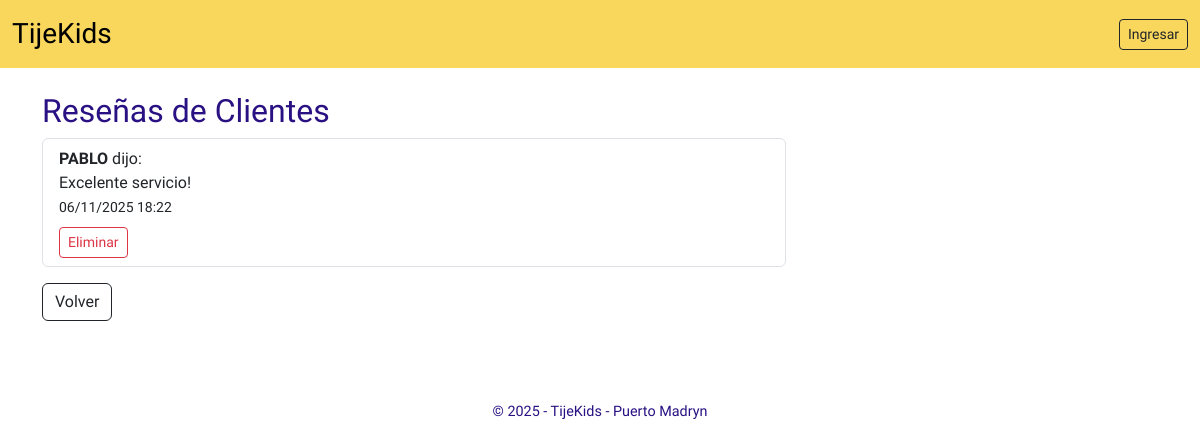
Screenshot of /turnos/ver-resenas/ with the database file from the repository.
### turnos/models.py (models this page shows, shortened)
class Reseña(models.Model):
    turno = models.ForeignKey(Turno, on_delete=models.CASCADE, related_name="reseñas")
    autor = models.CharField(max_length=50)
    texto = models.TextField(max_length=300)
    fecha = models.DateTimeField(auto_now_add=True)
    class Meta:
        ordering = ["-fecha"]

### turnos/views.py (the view)
# urls.py: path("ver-resenas/", views.ver_resenas, name="ver_resenas"),
def ver_resenas(request):
    resenas = Reseña.objects.all()
    return render(request, "turnos/ver_resenas.html", {"resenas": resenas})

### turnos/templates/turnos/ver_resenas.html
{% extends 'base.html' %}
{% block content %}
<h2>Reseñas de Clientes</h2>
<ul class="list-group col-8">
    {% for r in resenas %}
        <li class="list-group-item">
            <strong>{{ r.autor }}</strong> dijo:
            <br>
            {{ r.texto }}
            <br>
            <small>{{ r.fecha|date:"d/m/Y H:i" }}</small>
            <div class="mt-2">
                <a class="btn btn-outline-danger btn-sm"
                   href="{% url 'eliminar_resena' r.id %}"
                   onclick="return confirm('¿Seguro deseas eliminar esta reseña?')">
                    Eliminar
                </a>
            </div>
        </li>
    {% empty %}
        <li class="list-group-item">No hay reseñas cargadas</li>
    {% endfor %}
</ul>
<a href="/" class="btn btn-outline-dark mt-3">Volver</a>
{% endblock %}

### templates/base.html (style rules this page uses)
body { font-family: 'Baloo 2', sans-serif; background-color: #ffffff; color: #2a1183; margin: 0; padding: 0; }

### rows the page displays
Reseña: autor "PABLO", texto "Excelente servicio!", fecha "06/11/2025 18:22"
